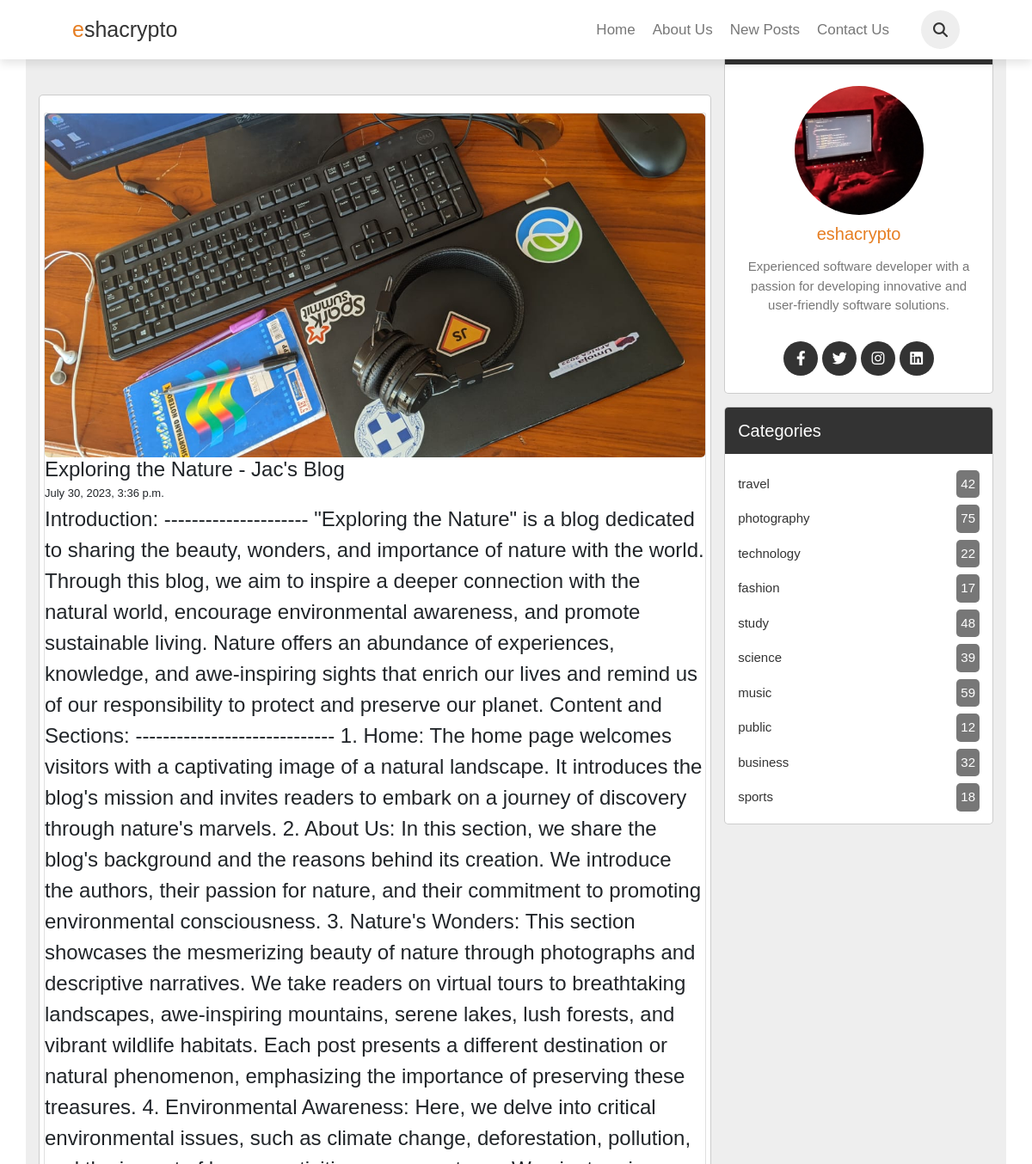
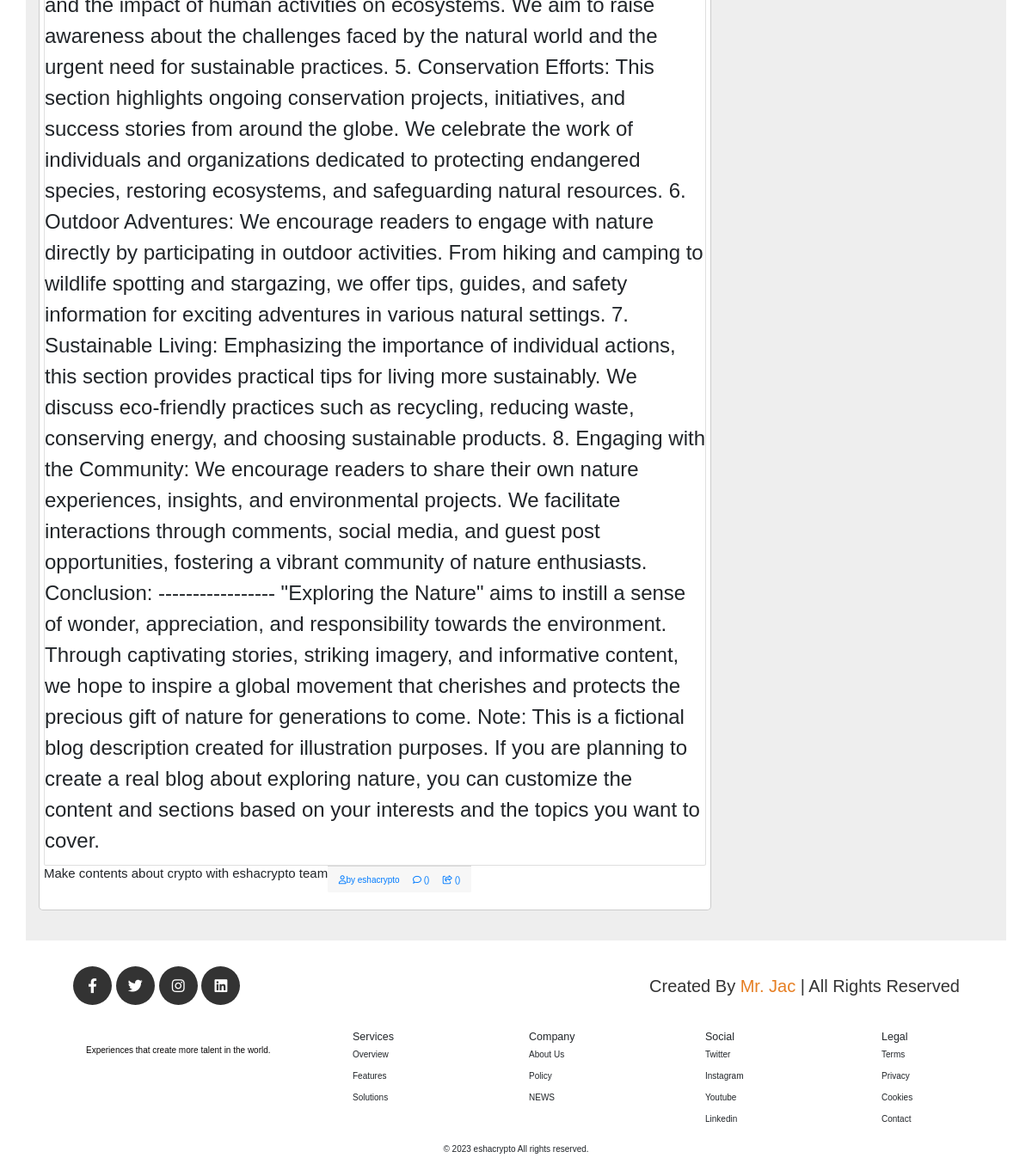
The app's page /Post/9 with its own data (2 pictures, top to bottom).
### posts/models.py (models this page shows)
class Post(AbstractModel):
    image = models.ImageField(upload_to='jacsblog/uploaded')
    title = RichTextField()
    body =  RichTextField()
    created_at = models.DateTimeField(default = datetime.now, blank=True)
    objects = PostManager()

### posts/views.py (the view)
# urls.py: path('Post/<str:pk>', views.post_details, name='post_details')
def post_details(request, pk):
    posts = Post.objects.get(id=pk)
    return render(request, 'post.html', {'posts' : posts})

### posts/templates/post.html (shortened to what this page needs)
{% load bootstrap4 %}
<!DOCTYPE html>
<html lang="en">
<head>
    {% bootstrap_css %}
    <link rel="stylesheet"
        href="{% static 'https://cdnjs.cloudflare.com/ajax/libs/font-awesome/5.15.3/css/all.min.css' %}">
    <link rel="stylesheet" href="https://cdnjs.cloudflare.com/ajax/libs/font-awesome/5.15.4/css/all.min.css">
    <link rel="stylesheet" href="{% static 'https://cdnjs.cloudflare.com/ajax/libs/font-awesome/5.15.3/css/all.min.css' %}">
    <link rel="stylesheet" href="https://stackpath.bootstrapcdn.com/bootstrap/4.5.2/css/bootstrap.min.css">
    <link rel="stylesheet" type="text/css" href="{% static '/css/style.css' %}">
</head>
<body>
    <header class="header">
        <a href="index.html" class="logo"><span>e</span>shacrypto</a>
        <nav class="navbar">
            <a href="#banner">Home</a>
            <a href="#AboutUs">About us</a>
            <a href="#posts">new posts</a>
            <a href="#contact">contact us</a>
        </nav>
        <div class="icons">
            <i class="fas fa-search" id="search-icon"></i>
        </div>
    </header>
    <main>
        <section class="container">
            <div style="margin-top: 9rem;" class="posts-container">
                <div class="post">
                    <div class="row">
                            <div class="card">
                                    <img src="{{posts.image.url}}" alt="images" class="image">
                                    <h1 style="font-size: x-large; font: bold;">{{posts.title | safe}}</h1>
                                    <h3 style="font-size: small;">{{posts.created_at}}</h3>
                                    <p style="font-size: 24px;">{{posts.body | safe}}</p>
                            </div>
                            <div><h4>Make contents about crypto with eshacrypto team </h4></div>
                            <div class="card-footer">
                                <a href="#" class="card-link"><i class="far fa-user"></i><span>by eshacrypto</span></a>
                                <a href="#" class="card-link"><i class="far fa-comment"></i> ()</a>
                                <a href="#" class="card-link"><i class="far fa-share-square"></i> ()</a>
                            </div>
                        </div>
                    </div>
                </div>
            <div class="sidebar">
                <div class="box">
                    <h3 class="title">about us</h3>
                    <div class="about">
                        <img src="{% static 'images/user.jpg' %}" alt="">
                        <h3>eshacrypto</h3>
                        <p>Experienced software developer with a passion for developing innovative and user-friendly software solutions.</p>
                        <div  class="follow">
                            <a href="https://www.facebook.com/jackson.ndege.374/" target="_blank" class="fab fa-facebook-f"></a>
                            <a href="https://twitter.com/Ndegejack12" target="_blank" class="fab fa-twitter"></a>
                            <a href="https://instagram.com/ndege376?utm_source=qr&igshid=NGExMmI2YTkyZg%3D%3D" target="_blank" class="fab fa-instagram"></a>
                            <a href="https://www.linkedin.com/in/jackson-ndege-70b15a21b/" target="_blank" class="fab fa-linkedin"></a>
                        </div>
                    </div>
                </div>
                <div class="box">
                    <h3 class="title">categories</h3>
                    <div class="category">
                        <a href="#"> travel <span>42</span></a>
                        <a href="#"> photography <span>75</span> </a>
                        <a href="#"> technology <span>22</span> </a>
                        <a href="#"> fashion <span>17</span> </a>
                        <a href="#"> study <span>48</span> </a>
                        <a href="#"> science <span>39</span> </a>
                        <a href="#"> music <span>59</span> </a>
                        <a href="#"> public <span>12</span> </a>
                        <a href="#"> business <span>32</span> </a>
                        <a href="#"> sports <span>18</span> </a>
                    </div>
                </div>
            </div>
        </section>
        <section class="footer">
            <div class="follow">
                <a href="#" class="fab fa-facebook-f"></a>
                <a href="#" class="fab fa-twitter"></a>
                <a href="#" class="fab fa-instagram"></a>
                <a href="#" class="fab fa-linkedin"></a>
            </div>
            <div class="credit">created by <span>mr. jac</span> | all rights reserved</div>
        </section>
    </main>
    <footer class="Footer">
        <div class="container_fluid">
            <div class="row rew">
                <div class="col-12 col-sm-12 col-md-12 col-lg-4 col-xl-4 col-xxl-4 gap">
                    <p class="common" style="padding-left: 100px; color: rgb(11, 9, 9);">Experiences that create more talent in the world.</p>
                </div>
                <div class="col-12 col-sm-12 col-md-12 col-lg-8 col-xl-8 col-xxl-8">
                    <div class="row rew">
                        <div class="col-12 col-sm-12 col-md-6 col-lg-3 col-xl-3 col-xxl-3 gap">
                            <h5 class="common fHead">Services</h5>
                            <p class="common">Overview</p>
                            <p class="common">Features</p>
                            <p class="common">Solutions</p>
                        </div>
                        <div class="col-12 col-sm-12 col-md-6 col-lg-3 col-xl-3 col-xxl-3 gap">
                            <h5 class="common fHead">Company</h5>
                            <p class="common">About Us</p>
                            <p class="common">Policy</p>
                            <p class="common">NEWS</p>
                        </div>
                        <div class="col-12 col-sm-12 col-md-6 col-lg-3 col-xl-3 col-xxl-3 gap">
                            <h5 class="common fHead">Social</h5>
                            <p class="common">Twitter</p>
                            <p class="common">Instagram</p>
                            <p class="common">Youtube</p>
                            <p class="common">Linkedin</p>
                        </div>
                        <div class="col-12 col-sm-12 col-md-6 col-lg-3 col-xl-3 col-xxl-3 gap">
                            <h5 class="common fHead">Legal</h5>
                            <p class="common">Terms</p>
                            <p class="common">Privacy</p>
                            <p class="common">Cookies</p>
                            <p class="common">Contact</p>
                        </div>
                    </div>
                </div>
            </div>
        </div>
        <div class="CopyR">
            <p class="common" style="text-align: center; margin-top: 10px;">© 2023 eshacrypto All rights reserved.</p>
        </div>
    </footer>
</body>
</html>

### posts/static/css/style.css (style rules this page uses)
:root { --orange:#e67e22; --black:#333; --light-color:#777; --border:.1rem solid rgba(0,0,0,.2); --box-shadow:0 .5rem 1rem rgba(0,0,0,.1); }
* { margin:0; padding:0; box-sizing: border-box; outline: none; border:none; text-decoration: none; font-family: Verdana, Geneva, Tahoma, sans-serif; font-weight: lighter; }
html { font-size: 62.5%; overflow-x: hidden; scroll-behavior: smooth; scroll-padding-top: 6rem; }
section { padding:2rem 7%; }
.header { position: fixed; top:0; left:0; right:0; z-index: 1000; background: #fff; box-shadow: var(--box-shadow); display: flex; align-items: center; padding:1.2rem 7%; }
.header .logo { color:var(--black); font-size: 2.5rem; margin-right: auto; }
.header .logo span { color:var(--orange); }
.header .navbar a { color:var(--light-color); margin-right: 2rem; font-size: 1.7rem; text-transform: capitalize; }
.header .icons i { height:4.5rem; line-height:4.5rem; width:4.5rem; text-align: center; color:var(--black); background:#eee; border-radius: 50%; margin-left: .7rem; font-size: 1.7rem; cursor: pointer; }
.container { display: grid; grid-template-columns: 2.5fr 1fr; gap:1.5rem; background:#eee; }
.container .posts-container .post { width:100%; padding:2rem; background:#fff; border:var(--border); border-radius: .5rem; margin-bottom: 1.5rem; }
.container .posts-container .post .image { height: 40rem; width:100%; border-radius: .5rem; object-fit: cover; }
.container .sidebar .box { border:var(--border); border-radius: .5rem; overflow:hidden; background:#fff; margin-bottom: 1.5rem; }
.container .sidebar .box .title { padding:1.5rem; font-size: 2rem; color:#fff; background:var(--black); text-transform: capitalize; }
.container .sidebar .box .about { text-align: center; padding:1rem 1.5rem; }
.container .sidebar .box .about img { height: 15rem; width: 15rem; border-radius: 50%; object-fit: cover; margin:1rem 0; }
.container .sidebar .box .about h3 { color:var(--orange); font-size: 2rem; }
.container .sidebar .box .about p { color:var(--light-color); font-size: 1.5rem; line-height: 1.5; padding:1rem; }
.container .sidebar .box .about .follow { padding:1rem 0; }
.container .sidebar .box .about .follow a { height: 4rem; line-height: 4rem; width: 4rem; border-radius: 50%; background:var(--black); color:#fff; font-size: 1.7rem; margin:0 .1rem; }
.fab { font-family: "Font Awesome 5 Brands"; }
.container .sidebar .box .category { padding:1rem 1.5rem; }
.container .sidebar .box .category a { padding:.4rem 0; font-size: 1.5rem; color:var(--black); display: flex; align-items: center; justify-content: space-between; }
.container .sidebar .box .category a span { background:var(--light-color); color:#fff; border-radius: .5rem; padding:.5rem; }
.footer { display: flex; align-items: center; justify-content: space-between; }
.footer .credit { text-transform: capitalize; font-size: 2rem; color:var(--black); padding: 1rem 0; }
.footer .credit span { color:var(--orange); }
.footer .follow { padding: 1rem 0; }
.footer .follow a { height:4.5rem; line-height:4.5rem; width:4.5rem; border-radius: 50%; font-size: 1.7rem; background:var(--black); color:#fff; margin:0 .1rem; text-align: center; }

### records on screen
Post: image (picture), title "Exploring the Nature - Jac's Blog", created_at "July 30, 2023, 3:36 p.m.", body "Introduction: --------------------- \"Exploring the Nature\" is a blog dedicated to sharing the beauty, wonders, and importance of nature with the world. Through this blog, we aim to inspire a deeper connection with the natural world, encourage environmental awareness, and promote sustainable living. Nature offers an abundance of experiences, knowledge, and awe-inspiring sights that enrich our lives and remind us of our responsibility to protect and preserve our planet. Content and Sections: ----------------------------- 1. Home: The home page welcomes visitors with a captivating image of a natural landscape. It introduces the blog's mission and invites readers to embark on a journey of…"
